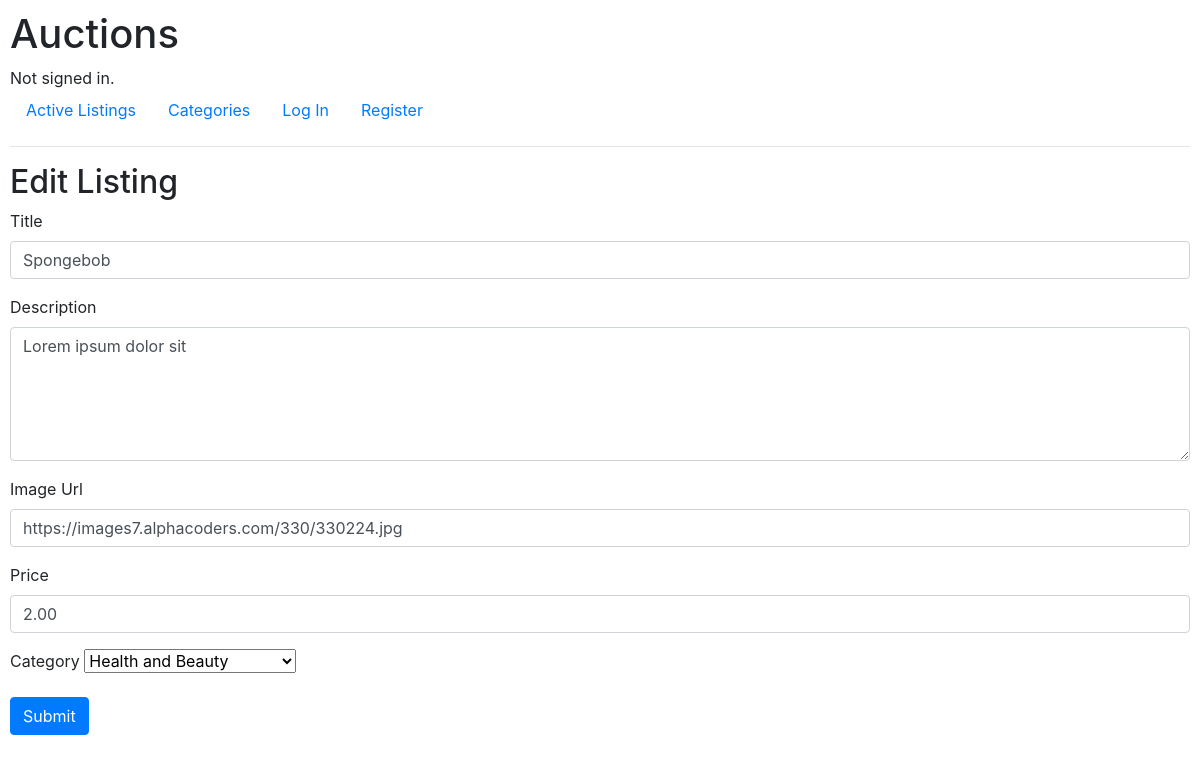
Before: /edit/3 with the older database file.
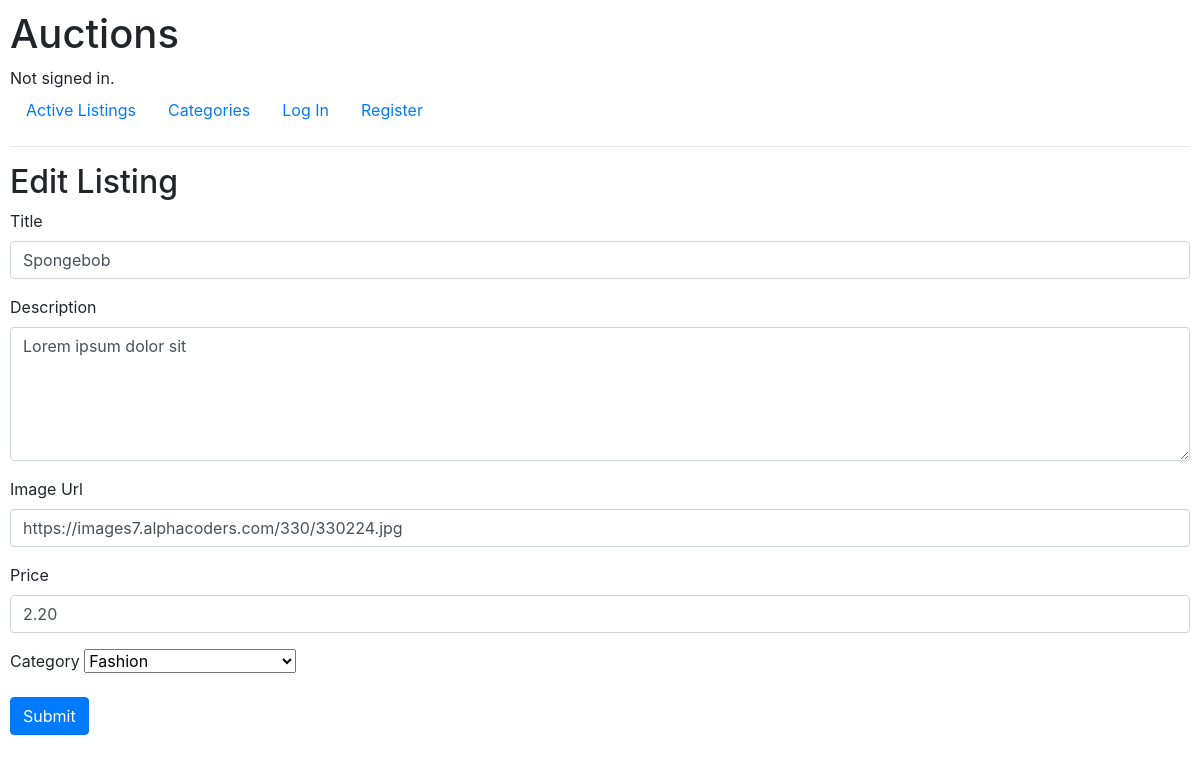
After: the same page with the newer database file.
### auctions/models.py (models this page shows, shortened)
class Listing(models.Model):
    title = models.CharField(max_length=100, blank=False)
    description = models.CharField(max_length=300, blank=True)
    price = models.DecimalField(max_digits=10, decimal_places=2, blank=False)
    bidPrice = models.ForeignKey(Bid, on_delete=models.SET_NULL, blank=True, null=True, related_name="bid_price")
    imageURL = models.CharField(max_length=500, blank=True)
    category = models.ForeignKey(Category, on_delete=models.SET_NULL, blank=False, null=True, related_name="category")
    isActive = models.BooleanField(default=True)
    owner = models.ForeignKey(User, on_delete=models.CASCADE, related_name="listing_owner")
    postTime = models.DateTimeField(default=datetime.datetime.now)
    watchlist = models.ManyToManyField(User, blank=True, null=True, related_name="listing_watchlist")

class Category(models.Model):
    categoryName = models.CharField(max_length=100)
    def __str__(self):
        return self.categoryName

### auctions/views.py (the view)
# urls.py: path("edit/<int:id>", views.edit, name="edit"),
def edit(request, id):
    listing_data = Listing.objects.get(pk=id)
    categories = Category.objects.all()
    return render(request, "auctions/edit.html", {
        "listing": listing_data,
        "categories": categories
    })

### auctions/templates/auctions/edit.html (shortened to what this page needs)
{% extends "auctions/layout.html" %}
{% block body %}
    <h2>Edit Listing</h2>
    <form action="{% url 'save_edit' listing.id %}" method="POST">
        <div class="form-group">
            <label>Title</label>
            <input type="text" class="form-control" name="title" placeholder="Listing Title" autocomplete="off" value="{{ listing.title }}" required>
        </div>
        <div class="form-group">
            <label>Description</label>
            <textarea class="form-control" name="description" rows="5" placeholder="Listing Description">{{ listing.description }}</textarea>
        </div>
        <div class="form-group">
            <label>Image Url</label>
            <input type="text" class="form-control" name="imageUrl" placeholder="Listing Image" value="{{ listing.imageURL }}" autocomplete="off">
        </div>
        <div class="form-group">
            <label>Price</label>
            <input type="number" class="form-control" name="price" step="0.01" placeholder="Listing Price" value="{{ listing.price }}" autocomplete="off" required>
        </div>
        <div class="form-group">
            <label>Category</label>
            <select name="category">
                {% for category in categories %}
                    <option value="{{ category }}" {% if listing.category == category %}selected{% endif %}>{{ category }}</option>
                {% endfor %}
            </select>
        </div>
        <div class="form-group">
            <button type="submit" class="btn btn-primary">Submit</button>
        </div>
    </form>
{% endblock %}

Changed rows visible on the page:
changed Listing "Spongebob": price "2.00" → "2.20"; category "Health and Beauty" → "Fashion"
